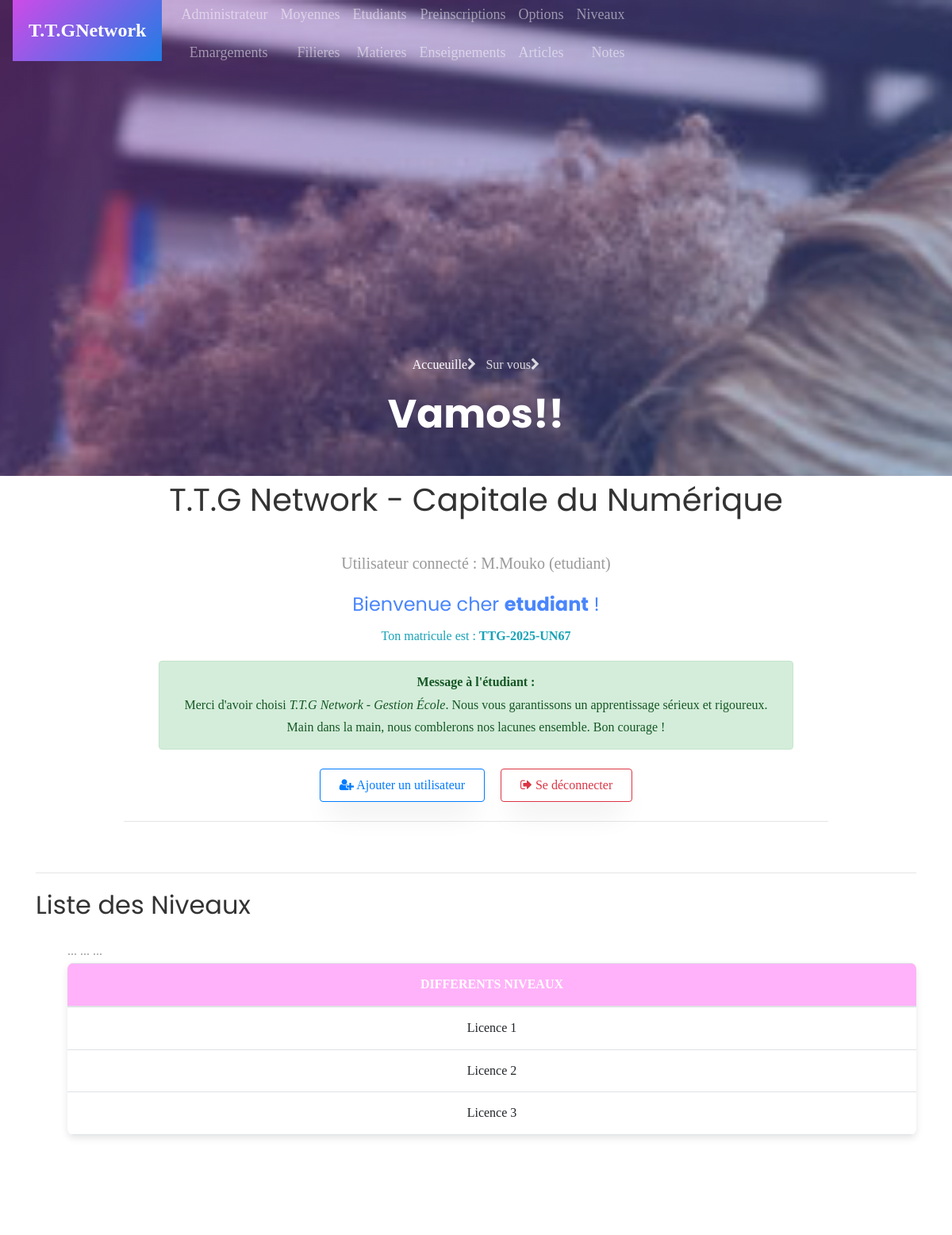
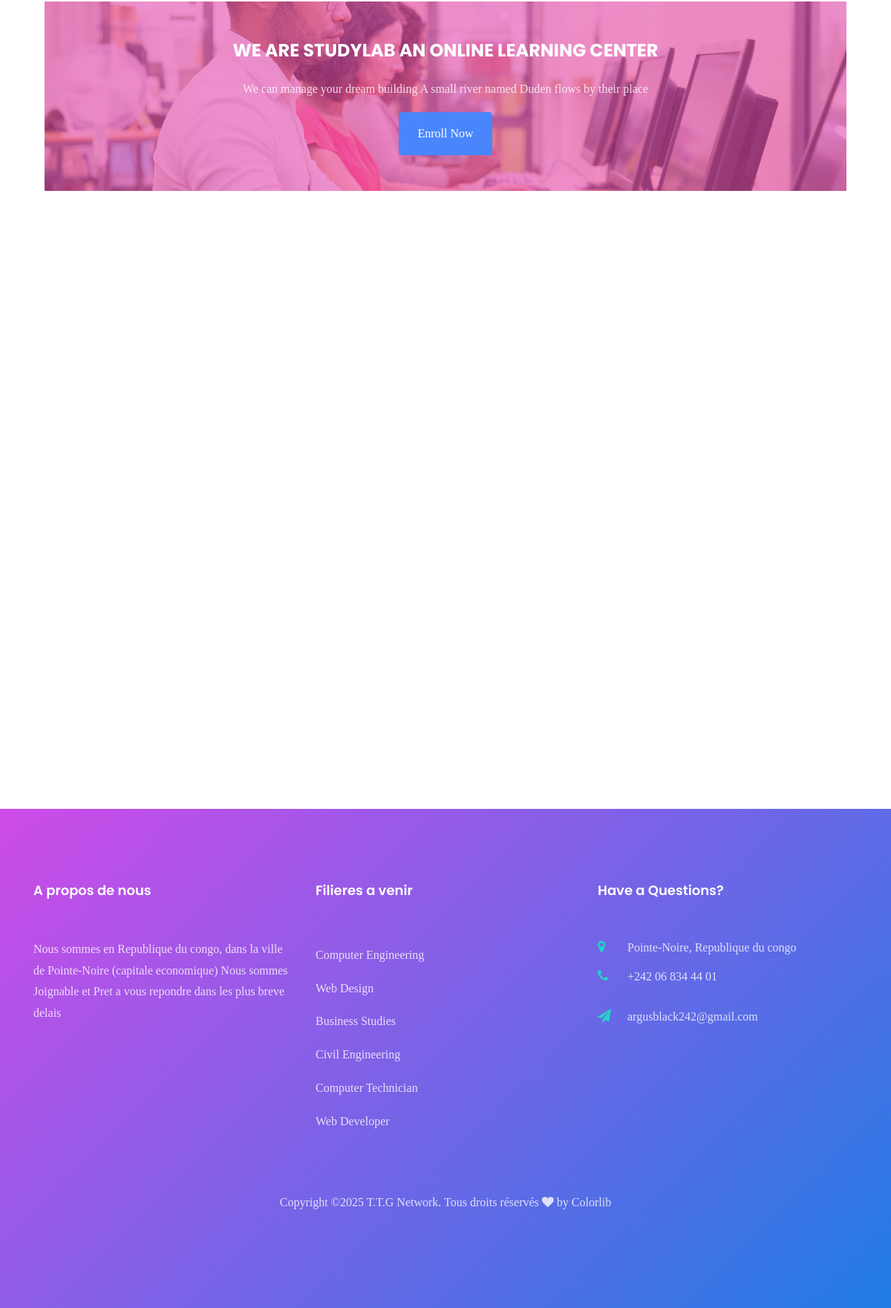
Screenshot of /niveau (signed in) with the database file from the repository (2 pictures, top to bottom).
### core/models.py (models this page shows, shortened)
class User(AbstractUser):
    ROLES = (
        ('admin', 'Administrateur'),
        ('formateur', 'Formateur'),
        ('etudiant', 'Étudiant'),
        ('parent', 'Parent'),
    )
    role = models.CharField(max_length=20, choices=ROLES)
    code_formateur = models.CharField(max_length=10, unique=True, null=True, blank=True)
    code_parent = models.CharField(max_length=10, unique=True, null=True, blank=True)
    matricule = models.CharField(max_length=30, unique=True, null=True, blank=True)
    def __str__(self):
        return f"{self.username} ({self.role})"

class Niveau(models.Model):
    nom = models.CharField(max_length=50)

### core/views.py (the view)
# urls.py: path('niveau', views.niveaux_view, name='niveau'),
@login_required
def niveaux_view(request):
    niveaux = Niveau.objects.all()
    return render(request, 'liste_niveaux.html', {'niveaux': niveaux})

### core/templates/liste_niveaux.html (shortened to what this page needs)
{% extends "base.html" %}
{% block content %}
  <hr>
  <h2>Liste des Niveaux</h2>
  <ul>
    <table class="table">
			<thead>
			    <th>Differents niveaux</th>
			</thead>
      		{% for niveau in niveaux %}
			<tbody>
				  <td>{{ niveau.nom }}</td>
			</tbody>
      		{% endfor %}
		</table>
  </ul>
<section class="ftco-intro ftco-section ftco-no-pb">
 <div class="container">
  <div class="row justify-content-center">
   <div class="col-md-12 text-center">
    <div class="img"  style="background-image: url(static/images/bg_4.jpg);">
     <div class="overlay"></div>
     <h2>We Are StudyLab An Online Learning Center</h2>
     <p>We can manage your dream building A small river named Duden flows by their place</p>
     <p class="mb-0"><a href="#" class="btn btn-primary px-4 py-3">Enroll Now</a></p>
   </div>
 </div>
</div>
</div>
</section>
<section class="ftco-section services-section">
  <div class="container">
    <div class="row d-flex">
   <div class="col-md-6">
     <div class="row">
    </div>
  </div>
</div>
</div>
</section>
{% endblock %}

### core/templates/base.html (shortened to what this page needs)
<!DOCTYPE html>
<html lang="en">
  {% load static %}
<head>
	<link rel="stylesheet" href="https://stackpath.bootstrapcdn.com/font-awesome/4.7.0/css/font-awesome.min.css">
	<link rel="stylesheet" href="{% static 'css/animate.css' %}">
	<link rel="stylesheet" href="{% static 'css/feuille.css' %}">
	<link rel="stylesheet" href="{% static 'css/owl.carousel.min.css' %}">
	<link rel="stylesheet" href="{% static 'css/owl.theme.default.min.css' %}">
	<link rel="stylesheet" href="{% static 'css/magnific-popup.css' %}">
	<link rel="stylesheet" href="{% static 'css/bootstrap-datepicker.css' %}">
	<link rel="stylesheet" href="{% static 'css/jquery.timepicker.css' %}">
	<link rel="stylesheet" href="{% static 'css/flaticon.css' %}">
	<link rel="stylesheet" href="{% static 'css/style.css' %}">
</head>
<body>
	<nav class="navbar navbar-expand-lg navbar-dark ftco_navbar bg-dark ftco-navbar-light" id="ftco-navbar">
		<div class="container">
			<a class="navbar-brand" href="index.html"><span>T.T.G</span>Network</a>
			<div class="collapse navbar-collapse" id="ftco-nav" style="font-family:Georgia, 'Times New Roman', Times, serif;font-size:large;">
				<ul class="navbar-nav ml-auto">
          <div>
            <li class="nav-item"><a href="{% url 'admin:index' %}" class="nav-link">Administrateur</a></li>
            <li class="nav-item"><a href="{% url 'liste_emargements' %}" class="nav-link">Emargements</a></li>
          </div>
					<div>
            <li class="nav-item"><a href="{% url 'recherche_moyenne' %}" class="nav-link">Moyennes</a></li>
            <li class="nav-item"><a href="{% url 'filiere' %}" class="nav-link">Filieres</a></li>
          </div>
          <div>
            <li class="nav-item"><a href="{% url 'etudiant' %}" class="nav-link">Etudiants</a></li>
            <li class="nav-item"><a href="{% url 'matiere' %}" class="nav-link">Matieres</a></li>
          </div>
					<div>
            <li class="nav-item"><a href="{% url 'preinscription' %}" class="nav-link">Preinscriptions</a></li>
            <li class="nav-item"><a href="{% url 'enseignement' %}" class="nav-link">Enseignements</a></li>
          </div>
          <div>
            <li class="nav-item"><a href="{% url 'options' %}" class="nav-link">Options</a></li>
            <li class="nav-item"><a href="{% url 'article' %}" class="nav-link">Articles</a></li>
          </div>
          <div>
            <li class="nav-item"><a href="{% url 'niveau' %}" class="nav-link">Niveaux</a></li>
            <li class="nav-item"><a href="{% url 'note' %}" class="nav-link">Notes</a></li>
          </div>
				</ul>
			</div>
		</div>
    <div class="collapse navbar-collapse" id="ftco-nav">
			</div>
	</nav>
	<section class="hero-wrap hero-wrap-2" style="background-image: url('/static/images/image_4.jpg');">
		<div class="overlay"></div>
		<div class="container">
			<div class="row no-gutters slider-text align-items-end justify-content-center">
				<div class="col-md-9 ftco-animate pb-5 text-center">
					<p class="breadcrumbs"><span class="mr-2"><a href="{% url 'connexion' %}">Accueuille<i class="fa fa-chevron-right"></i></a></span> <span>Sur vous<i class="fa fa-chevron-right"></i></span></p>
					<h1 class="mb-0 bread">Vamos!!</h1>
				</div>
			</div>
		</div>
	</section>
  <section>
    <div class="container" id="base">
        <h1>T.T.G Network - Capitale du Numérique</h1>
    <main class="py-4 text-center">
      <p class="lead">Utilisateur connecté : <strong>{{ user }}</strong></p>
      {% if user.is_authenticated %}
        {% if user.role %}
          <p class="text-primary h4">Bienvenue cher <strong>{{ user.role }}</strong> !</p>
        {% else %}
          <p class="text-primary h4">Bienvenue cher <strong>Admin</strong> !</p>
        {% endif %}
        {% if user.matricule %}
          <p class="text-info">Ton matricule est : <strong>{{ user.matricule }}</strong></p>
          <div class="alert alert-success" role="alert" style="max-width: 800px; margin: auto;">
            <strong>Message à l'étudiant :</strong><br>
            Merci d'avoir choisi <em>T.T.G Network - Gestion École</em>. Nous vous garantissons un apprentissage sérieux et rigoureux. Main dans la main, nous comblerons nos lacunes ensemble. Bon courage !
          </div>
        {% else %}
          <div class="alert alert-dark" role="alert" style="max-width: 800px; margin: auto;">
            <strong>Message à l’administrateur :</strong><br>
            Merci pour votre dévouement. Votre autorité est un symbole de notre confiance. Prenez soin de votre santé pour assurer la continuité des opérations !
          </div>
        {% endif %}
      {% endif %}
      <div class="mt-4 d-flex justify-content-center gap-3" style="gap: 20px;">
        <a href="{% url 'urlregister' %}" class="btn btn-outline-primary px-4 py-2">
          <i class="fa fa-user-plus"></i> Ajouter un utilisateur
        </a>
        <a href="{% url 'urllogout' %}" class="btn btn-outline-danger px-4 py-2">
          <i class="fa fa-sign-out"></i> Se déconnecter
        </a>
      </div>
      <hr class="my-4" style="width: 80%;">
    </main>
    </div>
  </section>
  <section >
    <div class="container">
      {% block content %}{% endblock %}
    </div>
  </section>
<footer class="ftco-footer ftco-no-pt">
  <div class="container">
    <div class="row mb-5">
      <div class="col-md pt-5">
        <div class="ftco-footer-widget pt-md-5 mb-4">
          <h2 class="ftco-heading-2">A propos de nous</h2>
          <p>Nous sommes en Republique du congo, dans la ville de Pointe-Noire (capitale economique) Nous sommes Joignable et Pret a vous repondre dans les plus breve delais</p>
          <ul class="ftco-footer-social list-unstyled float-md-left float-lft">
          </ul>
        </div>
      </div>
      <div class="col-md pt-5">
        <div class="ftco-footer-widget pt-md-5 mb-4">
          <h2 class="ftco-heading-2">Filieres a venir</h2>
          <ul class="list-unstyled">
            <li><a href="#" class="py-2 d-block">Computer Engineering</a></li>
            <li><a href="#" class="py-2 d-block">Web Design</a></li>
            <li><a href="#" class="py-2 d-block">Business Studies</a></li>
            <li><a href="#" class="py-2 d-block">Civil Engineering</a></li>
            <li><a href="#" class="py-2 d-block">Computer Technician</a></li>
            <li><a href="#" class="py-2 d-block">Web Developer</a></li>
          </ul>
        </div>
      </div>
      <div class="col-md pt-5">
        <div class="ftco-footer-widget pt-md-5 mb-4">
          <h2 class="ftco-heading-2">Have a Questions?</h2>
          <div class="block-23 mb-3">
            <ul>
              <li><span class="icon fa fa-map-marker"></span><span class="text">Pointe-Noire, Republique du congo</span></li>
              <li><a href="#"><span class="icon fa fa-phone"></span><span class="text">+242 06 834 44 01</span></a></li>
              <li><a href="#"><span class="icon fa fa-paper-plane"></span><span class="text">argusblack242@gmail.com</span></a></li>
            </ul>
          </div>
        </div>
      </div>
    </div>
    <div class="row">
      <div class="col-md-12 text-center">
        <p>
          Copyright &copy;<script>document.write(new Date().getFullYear());</script> T.T.G Network. Tous droits réservés <i class="fa fa-heart" aria-hidden="true"></i> by <a href="https://colorlib.com" target="_blank">Colorlib</a>
          </p>
        </div>
      </div>
    </div>
  </footer>
</body>
</html>

### core/static/css/feuille.css (style rules this page uses)
section { font-family:Cambria, Cochin, Georgia, Times, 'Times New Roman', serif; font-family: 'Franklin Gothic Medium', 'Arial Narrow', Arial, sans-serif; }
div { font-family:Cambria, Cochin, Georgia, Times, 'Times New Roman', serif; }
#base { text-align: center; font-family:Cambria, Cochin, Georgia, Times, 'Times New Roman', serif; width: 100%; }
table { width: 100%; text-align:justify; }
#ftco-nav { font-family: 'Franklin Gothic Medium', 'Arial Narrow', Arial, sans-serif; text-align: end; content: ''; display: block; width: 60%; height: 4px; margin: 8px auto 0; border-radius: 2px; }

### core/templates/base.html (style rules this page uses)
h2::after { font-family: 'Franklin Gothic Medium', 'Arial Narrow', Arial, sans-serif; text-align: center; content: ''; display: block; width: 60%; height: 4px; margin: 8px auto 0; border-radius: 2px; }
table { width: 90%; margin: 0 auto; border-collapse: collapse; background-color: #ffffff; box-shadow: 0 4px 10px rgba(0, 0, 0, 0.1); border-radius: 8px; overflow: hidden; }
thead { background-color:rgba(255, 0, 234, 0.3); color: white; text-transform: uppercase; }
th, td { padding: 14px 20px; border-bottom: 1px solid #dee2e6; text-align: center; }

### rows the page displays
User: username+role "M.Mouko (etudiant)", role "etudiant", matricule "TTG-2025-UN67"
Niveau: nom "Licence 1"
Niveau: nom "Licence 2"
Niveau: nom "Licence 3"
